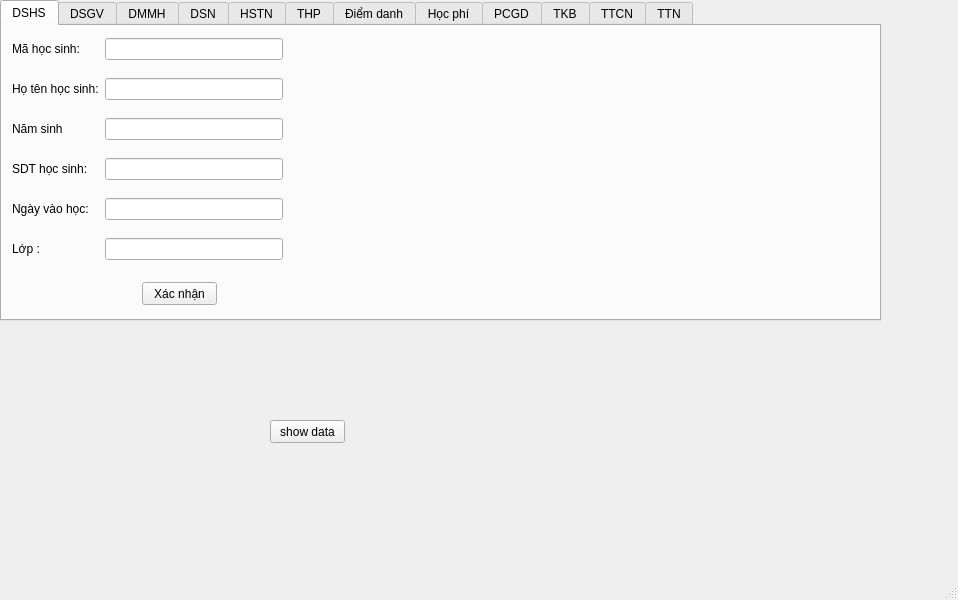
<?xml version="1.0" encoding="UTF-8"?>
<ui version="4.0">
 <class>MainWindow</class>
 <widget class="QMainWindow" name="MainWindow">
  <property name="geometry">
   <rect>
    <x>0</x>
    <y>0</y>
    <width>958</width>
    <height>600</height>
   </rect>
  </property>
  <property name="windowTitle">
   <string>MainWindow</string>
  </property>
  <widget class="QWidget" name="centralwidget">
   <widget class="QTabWidget" name="tabWidget">
    <property name="geometry">
     <rect>
      <x>0</x>
      <y>0</y>
      <width>881</width>
      <height>321</height>
     </rect>
    </property>
    <property name="focusPolicy">
     <enum>Qt::WheelFocus</enum>
    </property>
    <property name="currentIndex">
     <number>0</number>
    </property>
    <widget class="QWidget" name="twTTHS">
     <attribute name="title">
      <string>DSHS</string>
     </attribute>
     <widget class="QPushButton" name="btnXNtwTTHS">
      <property name="geometry">
       <rect>
        <x>140</x>
        <y>256</y>
        <width>75</width>
        <height>23</height>
       </rect>
      </property>
      <property name="sizePolicy">
       <sizepolicy hsizetype="Fixed" vsizetype="Fixed">
        <horstretch>0</horstretch>
        <verstretch>0</verstretch>
       </sizepolicy>
      </property>
      <property name="text">
       <string>Xác nhận</string>
      </property>
     </widget>
     <widget class="QWidget" name="layoutWidget">
      <property name="geometry">
       <rect>
        <x>10</x>
        <y>0</y>
        <width>271</width>
        <height>251</height>
       </rect>
      </property>
      <layout class="QGridLayout" name="gridLayout">
       <item row="0" column="0">
        <widget class="QLabel" name="label">
         <property name="text">
          <string>Mã học sinh:</string>
         </property>
        </widget>
       </item>
       <item row="0" column="1">
        <widget class="QLineEdit" name="leMHStwTTHS"/>
       </item>
       <item row="1" column="0">
        <widget class="QLabel" name="label_2">
         <property name="text">
          <string>Họ tên học sinh:</string>
         </property>
        </widget>
       </item>
       <item row="1" column="1">
        <widget class="QLineEdit" name="leHTHStwTTHS"/>
       </item>
       <item row="2" column="0">
        <widget class="QLabel" name="label_10">
         <property name="text">
          <string>Năm sinh</string>
         </property>
        </widget>
       </item>
       <item row="2" column="1">
        <widget class="QLineEdit" name="leNSHStwTTHS"/>
       </item>
       <item row="3" column="0">
        <widget class="QLabel" name="label_7">
         <property name="text">
          <string>SDT học sinh:</string>
         </property>
        </widget>
       </item>
       <item row="3" column="1">
        <widget class="QLineEdit" name="leSDTHStwTTHS"/>
       </item>
       <item row="4" column="0">
        <widget class="QLabel" name="label_5">
         <property name="text">
          <string>Ngày vào học:</string>
         </property>
        </widget>
       </item>
       <item row="4" column="1">
        <widget class="QLineEdit" name="leNVHtwTTHS"/>
       </item>
       <item row="5" column="0">
        <widget class="QLabel" name="label_6">
         <property name="text">
          <string>Lớp :</string>
         </property>
        </widget>
       </item>
       <item row="5" column="1">
        <widget class="QLineEdit" name="leLtwTTHS"/>
       </item>
      </layout>
     </widget>
    </widget>
    <widget class="QWidget" name="twDSGV">
     <attribute name="title">
      <string>DSGV</string>
     </attribute>
     <widget class="QPushButton" name="btnXNtwDSGV">
      <property name="geometry">
       <rect>
        <x>130</x>
        <y>110</y>
        <width>75</width>
        <height>23</height>
       </rect>
      </property>
      <property name="sizePolicy">
       <sizepolicy hsizetype="Fixed" vsizetype="Fixed">
        <horstretch>0</horstretch>
        <verstretch>0</verstretch>
       </sizepolicy>
      </property>
      <property name="text">
       <string>Xác nhận</string>
      </property>
     </widget>
     <widget class="QWidget" name="layoutWidget">
      <property name="geometry">
       <rect>
        <x>10</x>
        <y>0</y>
        <width>271</width>
        <height>91</height>
       </rect>
      </property>
      <layout class="QGridLayout" name="gridLayout_2">
       <item row="1" column="0">
        <widget class="QLabel" name="label_8">
         <property name="text">
          <string>Tên giáo viên</string>
         </property>
        </widget>
       </item>
       <item row="0" column="0">
        <widget class="QLabel" name="label_9">
         <property name="text">
          <string>Mã giáo viên</string>
         </property>
        </widget>
       </item>
       <item row="0" column="1">
        <widget class="QLineEdit" name="leMGVtwDSGV"/>
       </item>
       <item row="1" column="1">
        <widget class="QLineEdit" name="leTGVtwDSGV"/>
       </item>
      </layout>
     </widget>
    </widget>
    <widget class="QWidget" name="twDMMH">
     <attribute name="title">
      <string>DMMH</string>
     </attribute>
     <widget class="QPushButton" name="btnXNtwDMMH">
      <property name="geometry">
       <rect>
        <x>140</x>
        <y>140</y>
        <width>75</width>
        <height>23</height>
       </rect>
      </property>
      <property name="text">
       <string>Xác nhận</string>
      </property>
     </widget>
     <widget class="QWidget" name="layoutWidget">
      <property name="geometry">
       <rect>
        <x>10</x>
        <y>0</y>
        <width>271</width>
        <height>91</height>
       </rect>
      </property>
      <layout class="QGridLayout" name="gridLayout_3">
       <item row="0" column="0">
        <widget class="QLabel" name="label_18">
         <property name="text">
          <string>Mã môn học</string>
         </property>
        </widget>
       </item>
       <item row="0" column="1">
        <widget class="QLineEdit" name="leMMHtwDMMH"/>
       </item>
       <item row="1" column="0">
        <widget class="QLabel" name="label_17">
         <property name="text">
          <string>Tên môn học</string>
         </property>
        </widget>
       </item>
       <item row="1" column="1">
        <widget class="QLineEdit" name="leTMHtwDMMH"/>
       </item>
      </layout>
     </widget>
    </widget>
    <widget class="QWidget" name="twDSN">
     <attribute name="title">
      <string>DSN</string>
     </attribute>
     <widget class="QPushButton" name="btnXNtwDSN">
      <property name="geometry">
       <rect>
        <x>130</x>
        <y>220</y>
        <width>75</width>
        <height>23</height>
       </rect>
      </property>
      <property name="text">
       <string>Xác nhận</string>
      </property>
     </widget>
     <widget class="QWidget" name="layoutWidget">
      <property name="geometry">
       <rect>
        <x>10</x>
        <y>0</y>
        <width>271</width>
        <height>171</height>
       </rect>
      </property>
      <layout class="QGridLayout" name="gridLayout_4">
       <item row="0" column="0">
        <widget class="QLabel" name="label_24">
         <property name="text">
          <string>Mã nhóm</string>
         </property>
        </widget>
       </item>
       <item row="0" column="1">
        <widget class="QLineEdit" name="leMNtwDSN"/>
       </item>
       <item row="1" column="0">
        <widget class="QLabel" name="label_23">
         <property name="text">
          <string>Tên nhóm</string>
         </property>
        </widget>
       </item>
       <item row="1" column="1">
        <widget class="QLineEdit" name="leTNtwDSN"/>
       </item>
       <item row="2" column="0">
        <widget class="QLabel" name="label_25">
         <property name="text">
          <string>Mã môn học</string>
         </property>
        </widget>
       </item>
       <item row="2" column="1">
        <widget class="QComboBox" name="cbbMMHtwDSN"/>
       </item>
       <item row="3" column="0">
        <widget class="QLabel" name="label_26">
         <property name="text">
          <string>Mã giáo viên</string>
         </property>
        </widget>
       </item>
       <item row="3" column="1">
        <widget class="QComboBox" name="cbbMGVtwDSN"/>
       </item>
      </layout>
     </widget>
     <widget class="QLabel" name="lblTenGVtwDSN">
      <property name="geometry">
       <rect>
        <x>80</x>
        <y>170</y>
        <width>201</width>
        <height>21</height>
       </rect>
      </property>
      <property name="autoFillBackground">
       <bool>false</bool>
      </property>
      <property name="frameShape">
       <enum>QFrame::Box</enum>
      </property>
      <property name="frameShadow">
       <enum>QFrame::Plain</enum>
      </property>
      <property name="text">
       <string/>
      </property>
      <property name="scaledContents">
       <bool>false</bool>
      </property>
     </widget>
     <widget class="QLabel" name="label_27">
      <property name="geometry">
       <rect>
        <x>10</x>
        <y>170</y>
        <width>71</width>
        <height>20</height>
       </rect>
      </property>
      <property name="text">
       <string>Tên giáo viên</string>
      </property>
     </widget>
    </widget>
    <widget class="QWidget" name="twHSTN">
     <attribute name="title">
      <string>HSTN</string>
     </attribute>
     <widget class="QPushButton" name="btnXNtwHSTN">
      <property name="geometry">
       <rect>
        <x>160</x>
        <y>150</y>
        <width>75</width>
        <height>23</height>
       </rect>
      </property>
      <property name="text">
       <string>Xác nhận</string>
      </property>
     </widget>
     <widget class="QLabel" name="label_3">
      <property name="geometry">
       <rect>
        <x>10</x>
        <y>100</y>
        <width>71</width>
        <height>21</height>
       </rect>
      </property>
      <property name="text">
       <string>Tên học sinh</string>
      </property>
     </widget>
     <widget class="QLabel" name="lblTHStwHSTN">
      <property name="geometry">
       <rect>
        <x>80</x>
        <y>100</y>
        <width>201</width>
        <height>21</height>
       </rect>
      </property>
      <property name="frameShape">
       <enum>QFrame::Box</enum>
      </property>
      <property name="text">
       <string/>
      </property>
     </widget>
     <widget class="QWidget" name="layoutWidget">
      <property name="geometry">
       <rect>
        <x>10</x>
        <y>0</y>
        <width>271</width>
        <height>91</height>
       </rect>
      </property>
      <layout class="QGridLayout" name="gridLayout_10">
       <item row="0" column="0">
        <widget class="QLabel" name="label_40">
         <property name="text">
          <string>Mã nhóm</string>
         </property>
        </widget>
       </item>
       <item row="0" column="1">
        <widget class="QComboBox" name="cbbMNtwHSTN"/>
       </item>
       <item row="1" column="0">
        <widget class="QLabel" name="label_39">
         <property name="text">
          <string>Mã học sinh</string>
         </property>
        </widget>
       </item>
       <item row="1" column="1">
        <widget class="QComboBox" name="cbbMHStwHSTN"/>
       </item>
      </layout>
     </widget>
    </widget>
    <widget class="QWidget" name="twTHP">
     <attribute name="title">
      <string>THP</string>
     </attribute>
     <widget class="QPushButton" name="btnXNtwTHP">
      <property name="geometry">
       <rect>
        <x>130</x>
        <y>190</y>
        <width>75</width>
        <height>23</height>
       </rect>
      </property>
      <property name="text">
       <string>Xác nhận</string>
      </property>
     </widget>
     <widget class="QLabel" name="lblTHStwTHP">
      <property name="geometry">
       <rect>
        <x>290</x>
        <y>10</y>
        <width>191</width>
        <height>31</height>
       </rect>
      </property>
      <property name="frameShape">
       <enum>QFrame::Box</enum>
      </property>
      <property name="text">
       <string/>
      </property>
     </widget>
     <widget class="QWidget" name="layoutWidget">
      <property name="geometry">
       <rect>
        <x>10</x>
        <y>0</y>
        <width>271</width>
        <height>91</height>
       </rect>
      </property>
      <layout class="QGridLayout" name="gridLayout_6">
       <item row="0" column="0">
        <widget class="QLabel" name="label_42">
         <property name="text">
          <string>Mã học sinh</string>
         </property>
        </widget>
       </item>
       <item row="0" column="1">
        <widget class="QComboBox" name="cbbMHStwTHP"/>
       </item>
       <item row="1" column="0">
        <widget class="QLabel" name="label_43">
         <property name="text">
          <string>Ngày thu</string>
         </property>
        </widget>
       </item>
       <item row="1" column="1">
        <widget class="QLineEdit" name="leNTtwTHP"/>
       </item>
      </layout>
     </widget>
    </widget>
    <widget class="QWidget" name="twDD">
     <attribute name="title">
      <string>Điểm danh</string>
     </attribute>
     <widget class="QPushButton" name="btnXNtwDD">
      <property name="geometry">
       <rect>
        <x>120</x>
        <y>200</y>
        <width>75</width>
        <height>23</height>
       </rect>
      </property>
      <property name="text">
       <string>Xác nhận</string>
      </property>
     </widget>
     <widget class="QWidget" name="layoutWidget">
      <property name="geometry">
       <rect>
        <x>10</x>
        <y>0</y>
        <width>271</width>
        <height>171</height>
       </rect>
      </property>
      <layout class="QGridLayout" name="gridLayout_5">
       <item row="0" column="0">
        <widget class="QLabel" name="label_47">
         <property name="text">
          <string>Mã môn học</string>
         </property>
        </widget>
       </item>
       <item row="0" column="1">
        <widget class="QComboBox" name="cbbMMHStwDD"/>
       </item>
       <item row="1" column="0">
        <widget class="QLabel" name="label_46">
         <property name="text">
          <string>Mã nhóm</string>
         </property>
        </widget>
       </item>
       <item row="1" column="1">
        <widget class="QComboBox" name="cbbMNtwDD"/>
       </item>
       <item row="2" column="0">
        <widget class="QLabel" name="label_45">
         <property name="text">
          <string>Mã học sinh</string>
         </property>
        </widget>
       </item>
       <item row="2" column="1">
        <widget class="QComboBox" name="cbbMHStwDD"/>
       </item>
       <item row="3" column="0">
        <widget class="QLabel" name="label_44">
         <property name="text">
          <string>Ngày giờ học</string>
         </property>
        </widget>
       </item>
       <item row="3" column="1">
        <widget class="QLineEdit" name="leNGHtwDD"/>
       </item>
      </layout>
     </widget>
    </widget>
    <widget class="QWidget" name="twHP">
     <attribute name="title">
      <string>Học phí</string>
     </attribute>
     <widget class="QPushButton" name="btnXNtwHP">
      <property name="geometry">
       <rect>
        <x>150</x>
        <y>230</y>
        <width>75</width>
        <height>23</height>
       </rect>
      </property>
      <property name="text">
       <string>Xác nhận</string>
      </property>
     </widget>
     <widget class="QWidget" name="layoutWidget">
      <property name="geometry">
       <rect>
        <x>10</x>
        <y>0</y>
        <width>271</width>
        <height>171</height>
       </rect>
      </property>
      <layout class="QGridLayout" name="gridLayout_9">
       <item row="0" column="0">
        <widget class="QLabel" name="label_4">
         <property name="text">
          <string>Mã học sinh</string>
         </property>
        </widget>
       </item>
       <item row="0" column="1">
        <widget class="QComboBox" name="cbbMHStwHP"/>
       </item>
       <item row="1" column="0">
        <widget class="QLabel" name="label_11">
         <property name="text">
          <string>Mã môn học</string>
         </property>
        </widget>
       </item>
       <item row="1" column="1">
        <widget class="QComboBox" name="cbbMMHtwHP"/>
       </item>
       <item row="2" column="0">
        <widget class="QLabel" name="label_12">
         <property name="text">
          <string>Mã giáo viên</string>
         </property>
        </widget>
       </item>
       <item row="2" column="1">
        <widget class="QComboBox" name="cbbMGVtwHP"/>
       </item>
       <item row="3" column="0">
        <widget class="QLabel" name="label_13">
         <property name="text">
          <string>Học phí</string>
         </property>
        </widget>
       </item>
       <item row="3" column="1">
        <widget class="QLineEdit" name="leHPtwHP"/>
       </item>
      </layout>
     </widget>
    </widget>
    <widget class="QWidget" name="twPC">
     <attribute name="title">
      <string>PCGD</string>
     </attribute>
     <widget class="QPushButton" name="btnXNtwPCGD">
      <property name="geometry">
       <rect>
        <x>180</x>
        <y>130</y>
        <width>75</width>
        <height>23</height>
       </rect>
      </property>
      <property name="text">
       <string>Xác nhận</string>
      </property>
     </widget>
     <widget class="QWidget" name="layoutWidget">
      <property name="geometry">
       <rect>
        <x>10</x>
        <y>0</y>
        <width>271</width>
        <height>91</height>
       </rect>
      </property>
      <layout class="QGridLayout" name="gridLayout_7">
       <item row="0" column="0">
        <widget class="QLabel" name="label_14">
         <property name="text">
          <string>Mã giáo viên</string>
         </property>
        </widget>
       </item>
       <item row="0" column="1">
        <widget class="QComboBox" name="cbbMGVtwPCGD"/>
       </item>
       <item row="1" column="0">
        <widget class="QLabel" name="label_15">
         <property name="text">
          <string>Mã môn học</string>
         </property>
        </widget>
       </item>
       <item row="1" column="1">
        <widget class="QComboBox" name="cbbMMHtwPCGD"/>
       </item>
      </layout>
     </widget>
    </widget>
    <widget class="QWidget" name="twTKB">
     <attribute name="title">
      <string>TKB</string>
     </attribute>
     <widget class="QWidget" name="layoutWidget">
      <property name="geometry">
       <rect>
        <x>10</x>
        <y>0</y>
        <width>271</width>
        <height>91</height>
       </rect>
      </property>
      <layout class="QGridLayout" name="gridLayout_8">
       <item row="0" column="0">
        <widget class="QLabel" name="label_19">
         <property name="text">
          <string>Mã nhóm</string>
         </property>
        </widget>
       </item>
       <item row="0" column="1">
        <widget class="QComboBox" name="cbbMNtwTKB"/>
       </item>
       <item row="1" column="0">
        <widget class="QLabel" name="label_16">
         <property name="text">
          <string>Ngày giờ học</string>
         </property>
        </widget>
       </item>
       <item row="1" column="1">
        <widget class="QComboBox" name="cbbNGHtwTKB"/>
       </item>
      </layout>
     </widget>
     <widget class="QPushButton" name="btnXNtwTKB">
      <property name="geometry">
       <rect>
        <x>180</x>
        <y>130</y>
        <width>75</width>
        <height>23</height>
       </rect>
      </property>
      <property name="text">
       <string>Xác nhận</string>
      </property>
     </widget>
    </widget>
    <widget class="QWidget" name="twTTCN">
     <attribute name="title">
      <string>TTCN</string>
     </attribute>
     <widget class="QPushButton" name="btnXNtwTTCN">
      <property name="geometry">
       <rect>
        <x>160</x>
        <y>210</y>
        <width>75</width>
        <height>23</height>
       </rect>
      </property>
      <property name="text">
       <string>Xác nhận</string>
      </property>
     </widget>
     <widget class="QWidget" name="layoutWidget">
      <property name="geometry">
       <rect>
        <x>10</x>
        <y>0</y>
        <width>271</width>
        <height>171</height>
       </rect>
      </property>
      <layout class="QGridLayout" name="gridLayout_12">
       <item row="0" column="0">
        <widget class="QLabel" name="label_20">
         <property name="text">
          <string>Mã học sinh</string>
         </property>
        </widget>
       </item>
       <item row="0" column="1">
        <widget class="QComboBox" name="cbbMHStwTTCN"/>
       </item>
       <item row="1" column="0">
        <widget class="QLabel" name="label_21">
         <property name="text">
          <string>Ngày Note</string>
         </property>
        </widget>
       </item>
       <item row="1" column="1">
        <widget class="QLineEdit" name="leNNtwTTCN"/>
       </item>
       <item row="2" column="0">
        <widget class="QLabel" name="label_22">
         <property name="text">
          <string>Tiêu đề bài học</string>
         </property>
        </widget>
       </item>
       <item row="2" column="1">
        <widget class="QLineEdit" name="leTDBHtwTTCN"/>
       </item>
       <item row="3" column="0">
        <widget class="QLabel" name="label_28">
         <property name="text">
          <string>Nội dung ghi chú</string>
         </property>
        </widget>
       </item>
       <item row="3" column="1">
        <widget class="QLineEdit" name="leNDGCtwTTCN"/>
       </item>
      </layout>
     </widget>
    </widget>
    <widget class="QWidget" name="twTTN">
     <attribute name="title">
      <string>TTN</string>
     </attribute>
     <widget class="QPushButton" name="btnXNtwTTN">
      <property name="geometry">
       <rect>
        <x>140</x>
        <y>200</y>
        <width>75</width>
        <height>23</height>
       </rect>
      </property>
      <property name="text">
       <string>Xác nhận</string>
      </property>
     </widget>
     <widget class="QWidget" name="layoutWidget">
      <property name="geometry">
       <rect>
        <x>10</x>
        <y>0</y>
        <width>271</width>
        <height>131</height>
       </rect>
      </property>
      <layout class="QGridLayout" name="gridLayout_11">
       <item row="0" column="0">
        <widget class="QLabel" name="label_29">
         <property name="text">
          <string>Mã nhóm</string>
         </property>
        </widget>
       </item>
       <item row="0" column="1">
        <widget class="QComboBox" name="cbbMNtwTTN"/>
       </item>
       <item row="1" column="0">
        <widget class="QLabel" name="label_30">
         <property name="text">
          <string>Tiêu đề bài học</string>
         </property>
        </widget>
       </item>
       <item row="1" column="1">
        <widget class="QLineEdit" name="leTDBHtwTTN"/>
       </item>
       <item row="2" column="0">
        <widget class="QLabel" name="label_31">
         <property name="text">
          <string>Tình hình nhóm</string>
         </property>
        </widget>
       </item>
       <item row="2" column="1">
        <widget class="QLineEdit" name="leTHNtwTTN_2"/>
       </item>
      </layout>
     </widget>
    </widget>
   </widget>
   <widget class="QPushButton" name="btnshow">
    <property name="geometry">
     <rect>
      <x>270</x>
      <y>420</y>
      <width>75</width>
      <height>23</height>
     </rect>
    </property>
    <property name="text">
     <string>show data</string>
    </property>
   </widget>
  </widget>
  <widget class="QMenuBar" name="menubar">
   <property name="geometry">
    <rect>
     <x>0</x>
     <y>0</y>
     <width>958</width>
     <height>21</height>
    </rect>
   </property>
  </widget>
  <widget class="QStatusBar" name="statusbar"/>
 </widget>
 <resources/>
 <connections/>
</ui>
